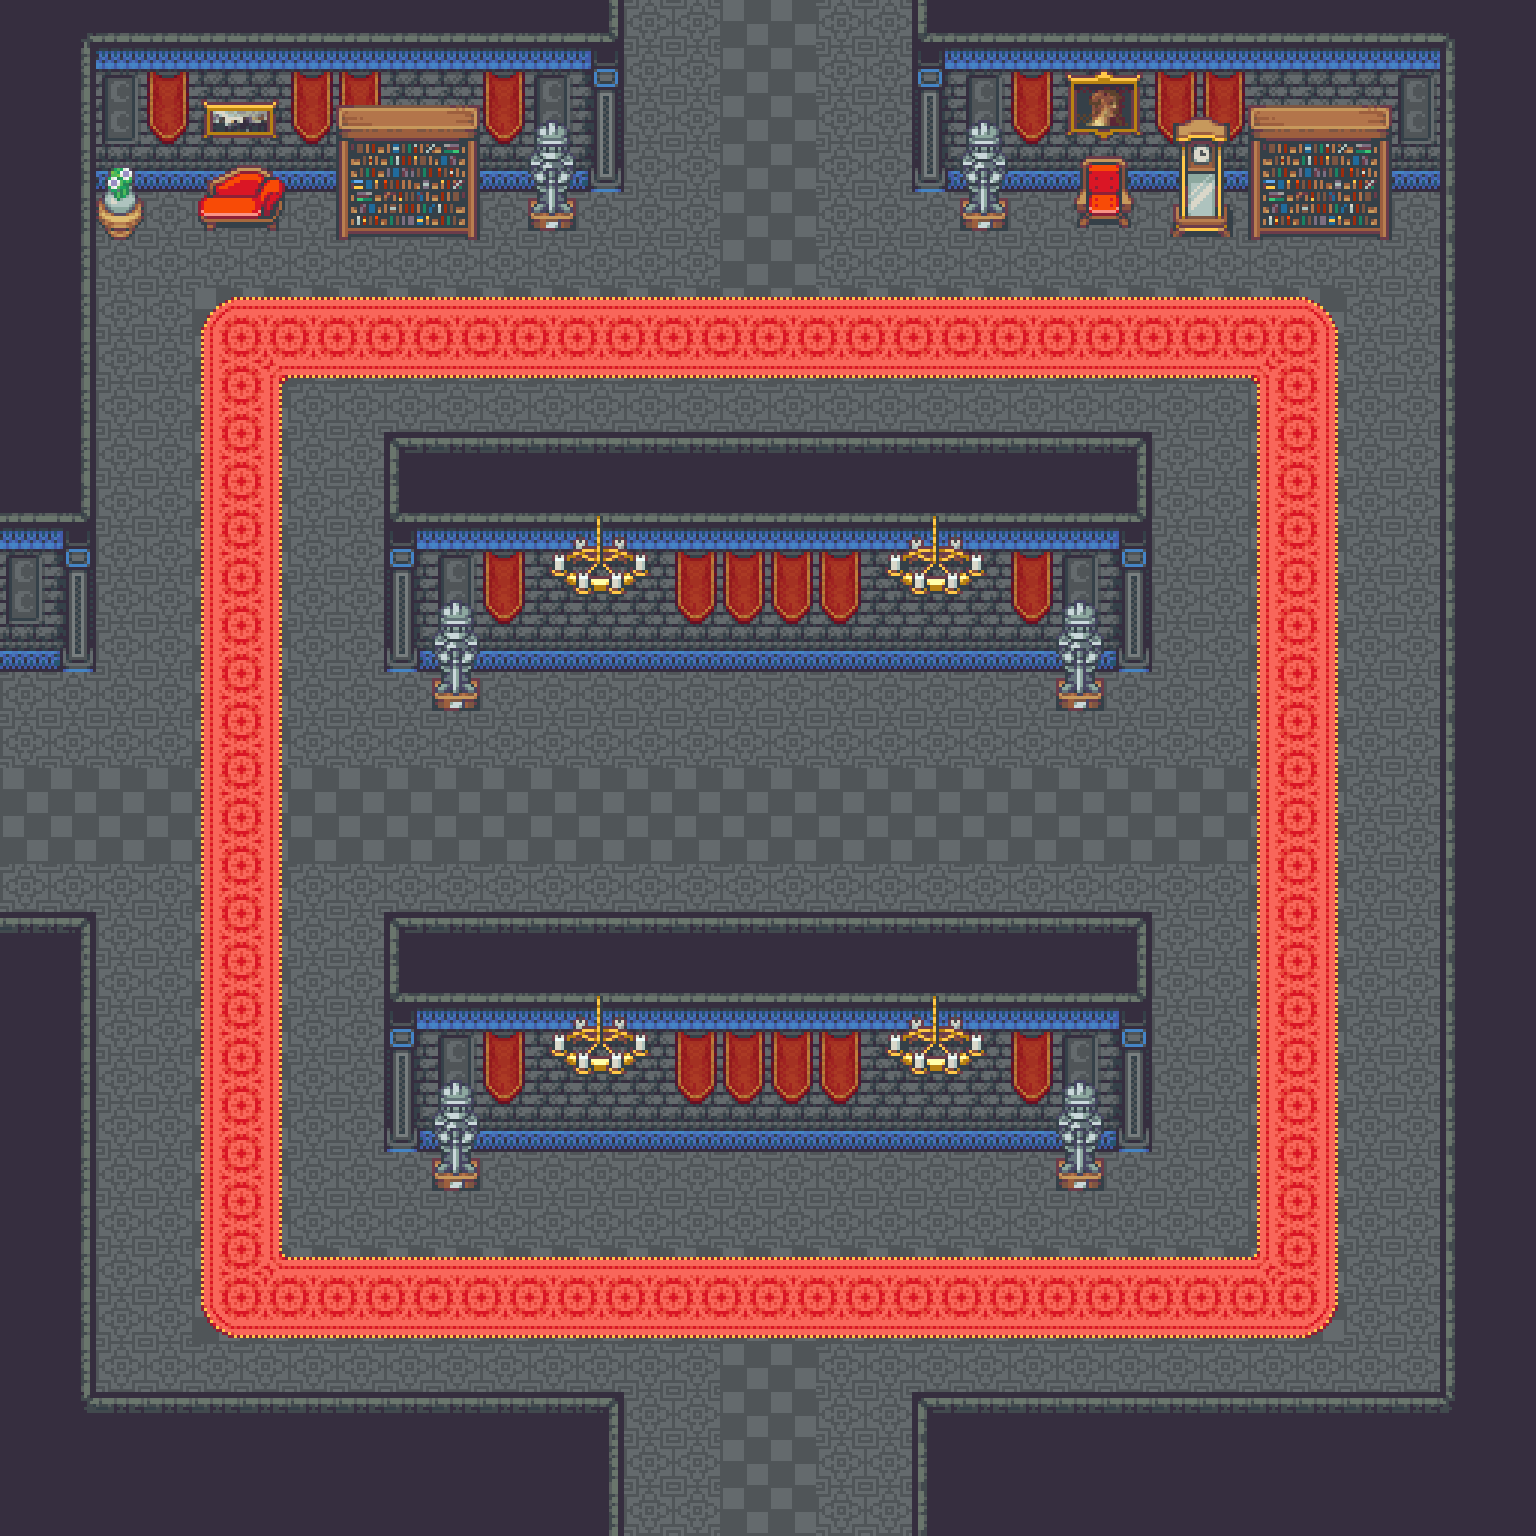

This is a level from a 2D game, rendered from its Tiled map with the project's own tilesets. A one-line summary and the map file follow, with tile-layer data summarised:
An orthogonal 32x32 tile map with 48x48 px tiles, 4 tile layers (Ground, Flooring, Furnishing, Ceiling), 4 tilesets and 3 objects.

<map version="1.5" tiledversion="1.7.2" orientation="orthogonal" renderorder="right-down" width="32" height="32" tilewidth="48" tileheight="48" infinite="0" nextlayerid="7" nextobjectid="7">
 <tileset firstgid="1" source="Castle.tsx" />
 <tileset firstgid="1480" source="CastleInterior.tsx" />
 <tileset firstgid="3160" source="CastleObjects.tsx" />
 <tileset firstgid="3416" source="CastleObjects2.tsx" />
 <layer id="2" name="Ground" width="32" height="32">
  <data>[1024 cells, 1024 non-empty, 2 distinct tile ids]</data>
 </layer>
 <layer id="4" name="Flooring" width="32" height="32">
  <data>[1024 cells, 168 non-empty, 12 distinct tile ids]</data>
 </layer>
 <layer id="1" name="Furnishing" width="32" height="32">
  <data>[1024 cells, 451 non-empty, 39 distinct tile ids]</data>
 </layer>
 <layer id="6" name="Ceiling" width="32" height="32">
  <data>[1024 cells, 75 non-empty, 32 distinct tile ids]</data>
 </layer>
 <objectgroup id="3" name="Props">
  <object id="4" gid="235" x="480" y="720" width="48" height="48">
   <properties>
    <property name="I" value="[ChestSpawn]" />
   </properties>
  </object>
  <object id="5" gid="235" x="1392" y="240" width="48" height="48">
   <properties>
    <property name="I" value="[ChestSpawn]" />
   </properties>
  </object>
  <object id="6" gid="235" x="744" y="840" width="48" height="48">
   <properties>
    <property name="S" value="" />
   </properties>
  </object>
 </objectgroup>
</map>
